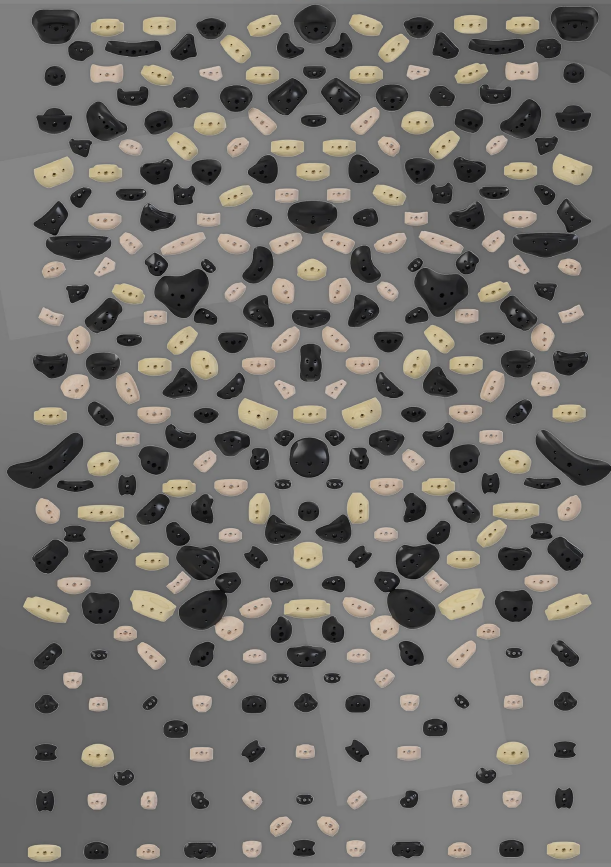
#> input picture Woody.png, 1221 x 1733 px, given in place of S1.png, which was not available (shown at 1/2 size)
$ python 'HOLD FIND ROUTE GENERAQTOR S1 classic settings.py'
#> lines starting #> are read from the running program, lines starting #| are printed output that depends on the picture; after the words box and inside, x2 and y2 are one past the last pixel; in counts of white or black regions, pixels touching at a corner belong together; pictures that were not available may be replaced by others from this repository, and a replacement may not be noted
# -*- coding: utf-8 -*-
"""
Created on Fri Oct 16 17:23:49 2020

@author: Maggie
"""

import cv2
import numpy as np
import PIL
from PIL import ImageEnhance
import random


# Let's load a simple image with 3 black squares

cv2.waitKey(0)

im = PIL.Image.open(r"C:\Users\Maggie\Pictures\Woody pictures\S1.png")
#> im is the input picture: PIL image 1221x1733 RGBA; mean R, G, B, A 115.5, 113.5, 110.2, 255
enhancer = PIL.ImageEnhance.Sharpness(im)
enhanced_im = enhancer.enhance(4.0)
enhanced_im.save(r"C:\Users\Maggie\Pictures\Woody pictures\sharp1.png")

def openImage(path):
    # Open Image
    file_path = path
    img = cv2.imread(file_path,1)

    # Image can be resized to a standard size to speed up processing.
    c = 1000.0/img.shape[0]
    x = int(img.shape[0] * c)
    y = int(img.shape[1] * c)
    img = cv2.resize(img, (y,x))
#> img: shape (1000, 704, 3)

    return img

# Let's load a simple image with 3 black squares
image1 = openImage(r"C:\Users\Maggie\Pictures\Woody pictures\sharp1.png")
image2 = openImage(r"C:\Users\Maggie\Pictures\Woody pictures\sharp1.png")
image3 = openImage(r"C:\Users\Maggie\Pictures\Woody pictures\sharp1.png")
image4 = openImage(r"C:\Users\Maggie\Pictures\Woody pictures\sharp1.png")
image5 = openImage(r"C:\Users\Maggie\Pictures\Woody pictures\S1.png")


image1 = cv2.GaussianBlur(image1, (1, 1), 0)

image1 = cv2.cvtColor(image1, cv2.COLOR_BGR2GRAY)

# Find Canny edges
edged = cv2.Canny(image1, 30, 200)
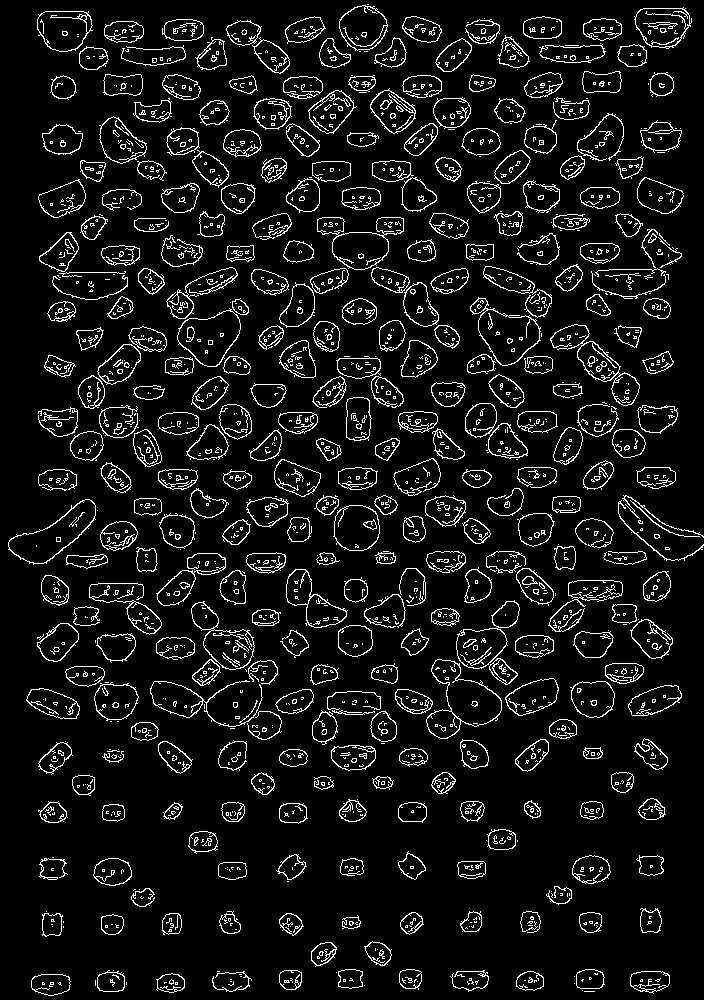
#> edged: shape (1000, 704); 7.9% white in thin lines or dots
cv2.waitKey(0)

# Finding Contours
# Use a copy of the image e.g. edged.copy()
# since findContours alters the image
contours, hierarchy = cv2.findContours(edged,
    cv2.RETR_EXTERNAL, cv2.CHAIN_APPROX_NONE)
#> contours = 670 contours, 368 with area under 20; largest, box (x1, y1, x2, y2) and area: (426, 659, 502, 739) 3151, (470, 297, 541, 366) 2502, (8, 499, 96, 565) 2486, (317, 217, 404, 270) 2446, (177, 308, 241, 367) 2326

#cv2.imshow('Canny Edges After Contouring', edged)
cv2.waitKey(0)

# create hull array for convex hull points
hull = []

# calculate points for each contour
for i in range(len(contours)):

    # creating convex hull object for each contour
    hull.append(cv2.convexHull(contours[i], False))
#> after the loop, hull = 670 contours, 314 with area under 20; largest, box (x1, y1, x2, y2) and area: (426, 659, 502, 739) 4192, (150, 680, 263, 727) 4096, (317, 217, 404, 270) 3384, (550, 324, 640, 406) 3272, (470, 297, 541, 366) 3034


# Draws contours onto a blank canvas
drawing = np.zeros((image1.shape[0], image1.shape[1], 3), np.uint8)

for i in range(len(contours)):

    color_contours = (0, 255, 0) # green - color for contours

    color = (255, 0, 0) # blue - color for convex hull

    # draw ith contour

    #cv2.drawContours(drawing, contours, i, color_contours, 5, 5, hierarchy)

    # draw ith convex hull object

    cv2.drawContours(image2, hull, i, color, 3, 3)
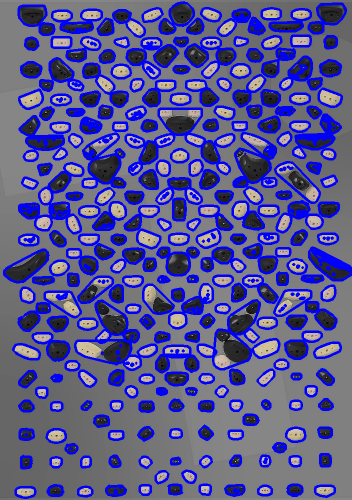
#> image2: shape (1000, 704, 3) (shown at 1/2 size); mean B, G, R 145, 87.2, 88.7

#cv2.imshow("Keypoints", drawing)

cv2.imwrite(r"C:\Users\Maggie\Pictures\Woody pictures\tryout blob.png", image2)

def holddraw(img,img1, n):

#> called with n = 1
    j=0
    while j<n:
        #bluring
        img = cv2.GaussianBlur(img, (3,3), 0)

        #greyscale
        #img = cv2.cvtColor(img, cv2.COLOR_BGR2GRAY)

        #find edges
        edged = cv2.Canny(img, 30, 200)
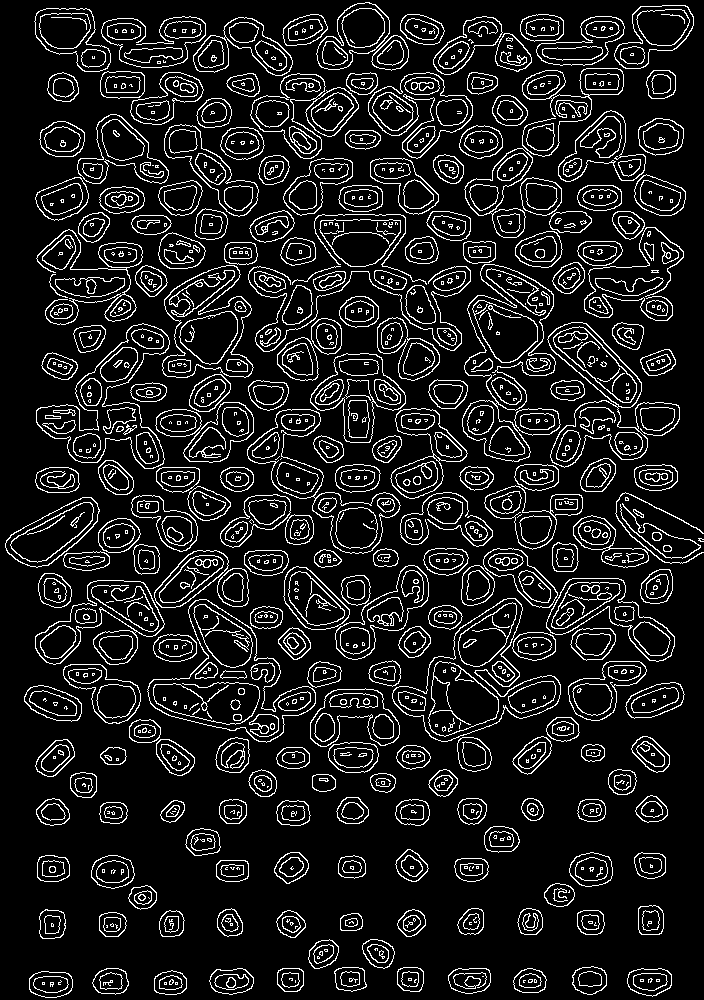
#> edged: shape (1000, 704); 11.3% white in thin lines or dots

        cv2.waitKey(0)

        contours, hierarchy = cv2.findContours(edged,
                                               cv2.RETR_EXTERNAL, cv2.CHAIN_APPROX_NONE)
#> contours = 253 contours, 12 with area under 20; largest, box (x1, y1, x2, y2) and area: (462, 264, 561, 462) 11380, (147, 599, 316, 743) 11107, (392, 598, 561, 742) 11068, (36, 323, 170, 469) 7887, (547, 322, 680, 468) 7308

        # create hull array for convex hull points
        hull = []

        for i in range(len(contours)):

            # creating convex hull object for each contour
            hull.append(cv2.convexHull(contours[i], False))
#> after the loop, hull = 253 contours, 10 with area under 20; largest, box (x1, y1, x2, y2) and area: (248, 266, 471, 352) 18046, (462, 264, 561, 462) 16004, (147, 599, 316, 743) 14712, (392, 598, 561, 742) 14582, (547, 322, 680, 468) 13402

        for i in range(len(contours)):

            color_contours = (0, 255, 0) # green - color for contours

            color = (255, 0, 0) # blue - color for convex hull

            # draw ith contour

            #cv2.drawContours(drawing, contours, i, color_contours, 5, 5, hierarchy)

            # draw ith convex hull object
            img = img1
            cv2.drawContours(img, hull, i, color, 3, 3)
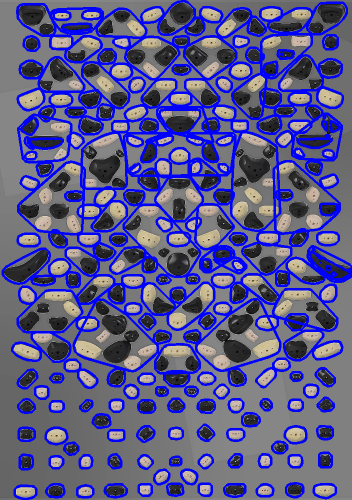
#> img: shape (1000, 704, 3) (shown at 1/2 size); mean B, G, R 140.4, 88.5, 90.4

        j = j+1

    for i in range(len(contours)):
        cv2.drawContours(img1, hull, i ,color, 3, 3)

    #make a hold filter
    print(hull)
#> (printed output is left out)

    holdlocations = []
    holdradius = []
    holdhull =[]
    for cnt in hull:
        (x,y),radius = cv2.minEnclosingCircle(cnt)
        center = (int(x),int(y))
        radius = int(radius)
        holdlocations.append(center)
        holdradius.append(radius)

        print('Contour: centre {},{}, radius {}'.format(x,y,radius))
#> this loop made 253 passes
#> (x, y, radius, center) on passes 1, 3, 4: (50.38, 983.5, 22, (50, 983)), (649.2, 979.5, 22, (649, 979)), (529.6, 982, 16, (529, 981))
#> after the loop, holdlocations = 253 pairs, first value 50 to 700, second value 27 to 984; holdradius = 253 values, max 113 at index 173, min 0 at index 104, mean 24.23

    holds =[holdlocations, holdradius,hull]
    return img1, holds


imageX, holds = holddraw(image2,image3,1)
#> holds = 3 items

print(holds)
print(len(holds[0]))

print(len(holds[1]))

print(len(holds[2]))

def holdsizefilter(holds,rmin,rmax):
#> called with rmin = 16, rmax = 92
    centerf = []
    radiusf = []
    hullf= []
    for i in range(len(holds[0])):
        if holds[1][i]>rmin and holds[1][i]<rmax:
            centerf.append(holds[0][i])
            radiusf.append(holds[1][i])
            hullf.append(holds[2][i])
        i = i+1
#> after the loop, centerf = 170 pairs, first value 50 to 660, second value 27 to 984; hullf = 170 contours; largest, box (x1, y1, x2, y2) and area: (147, 599, 316, 743) 14712, (392, 598, 561, 742) 14582, (547, 322, 680, 468) 13402, (36, 323, 170, 469) 13276, (247, 409, 401, 554) 12262; radiusf = 170 values, max 86 at index 41, min 17 at index 1, mean 29.01
    holdf=[centerf,radiusf,hullf]
    return holdf

holdf = holdsizefilter(holds, 16,92)
#> holdf = 3 items

print(holdf[1])

for i in range(len(holdf[2])):

    color_contours = (0, 25, 0) # green - color for contours
    color = (25, 0, 0) # blue - color for convex hull


    # draw ith convex hull object

    cv2.drawContours(image4, holdf[2], i, color, 3, 3)
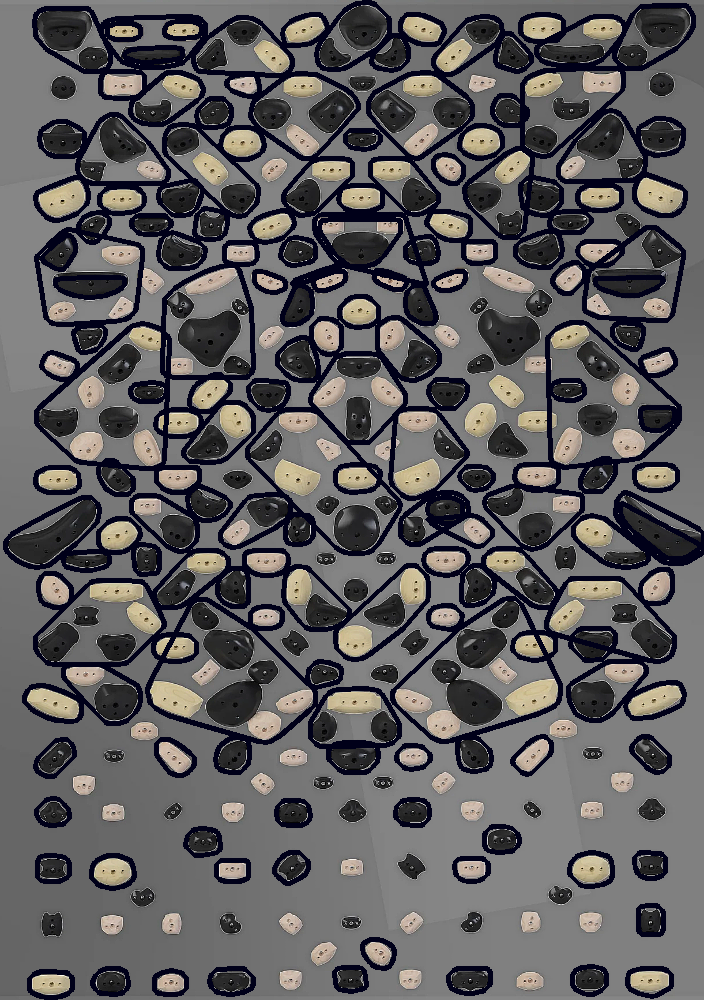
#> image4: shape (1000, 704, 3); mean B, G, R 94.7, 93.5, 95.5


cv2.imwrite(r"C:\Users\Maggie\Pictures\Woody pictures\tryout redrawing2.png", image4)


def numberholds (image, holdf):
	# draw the countour number on the image
    for i in range(len(holdf[2])):
        cv2.putText(image, "#{}".format(i + 1), holdf[0][i], cv2.FONT_HERSHEY_SIMPLEX,
		1.0, (255, 0, 0), 2)
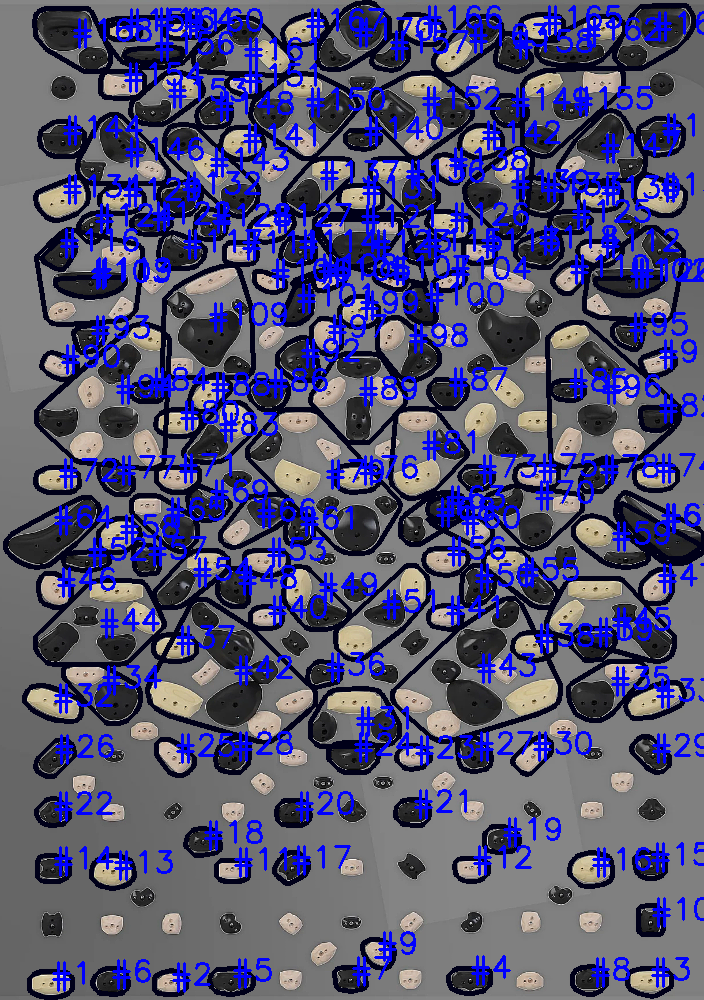
#> image: shape (1000, 704, 3); mean B, G, R 117, 82.2, 83.8
        #return the image with the contour number drawn on it

    return image

imageN = numberholds(image4,holdf)

cv2.imwrite(r"C:\Users\Maggie\Pictures\Woody pictures\tryout numbering.png", imageN)

#X AND Y AND TEH STARTING HOLDS

#this can be improved later. maybe split theta into 3 areas on the board. for now just do one theta until you get random route generation work.ing. Then theta can be improved.

distanceholds30and43=82
h30 = holdf[0][29]
h43= holdf[0][42]
d3043=(((h30[0]-h43[0])**2) + (((h30[1]-h43[1])**np.cos(0.523599))**2))**(1./2.)
theta1=d3043/82
print(theta1)
distanceholds12and30=101
h12=holdf[0][11]
h30 =holdf[0][29]
d1330=((h30[0]-h12[0])**2 + ((h30[1]-h12[1])*np.cos(0.523599))**2)**(1./2.)
theta2=d1330/101
print(theta2)
maxarmspan= 180
maxarmlength = 84

def distanceratio(holds,h1,h2,d):
    ha = holds[0][h1-1]
    hb = holds[0][h2-1]
    dab=(((ha[0]-hb[0])**2) + (((ha[1]-hb[1])**np.cos(0.523599))**2))**(1./2.)
    theta=dab/d
    return theta

xxx= distanceratio(holdf,12,40,170)
print(xxx)

def Mindistancetoholds(point,holds):
    distance=[]
    holdno=[]
    for i in range(len(holds[0])):
        x=holds[0][i][0]
        y=holds[0][i][1]
        d=(((point[0]-x)**2) + ((point[1]-y)**2))**(1./2.)
        distance.append(d)
        holdno.append(i)
    holddist=[distance,holdno]
    minholdno = holddist[0].index(min(holddist[0]))

    return minholdno

def Routemake(holds,image,starthold,armlength):

#> called with starthold = 15, armlength = 99
    start=holds[0][starthold-1]

    X= start[0]
    Y= start[1]

    Xlist= [X]
    Ylist= [Y]
    'the list containing the co ordinates of different holds'
    R= [Xlist,Ylist]
    dmax=int(1.58*armlength)

    while Y>97:

        X = X + random.randint(int(-1.6*dmax) ,int(1.6*dmax))
        Y = Y - random.randint(int(0.5*dmax) ,int(1.5*dmax))

        print(Y)
        z=[X,Y]
        holdchoice=Mindistancetoholds(z,holds)

        R[0] = R[0] + [holds[0][holdchoice][0]]
        R[1] = R[1] + [holds[0][holdchoice][1]]
#> this loop made 5 passes


    return R

a = np.array(Routemake(holdf,image5,15,99))
print(a[0])
print(a[1])
print(a[0][2])
for i in range(len(a[0])):
    cv2.circle(image5, (a[0][i],a[1][i]), 15, (255, 0, 0), 5)
#> this loop made 6 passes

cv2.imwrite(r"C:\Users\Maggie\Pictures\Woody pictures\routemade.png", image5)

$ run again, on Woody.jpeg
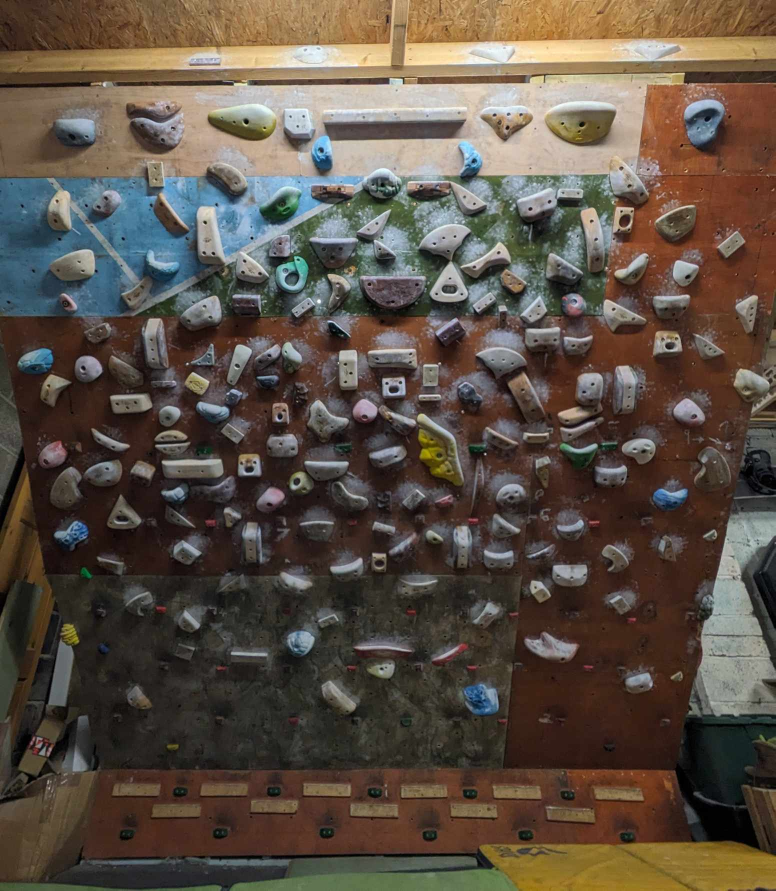
#> input picture Woody.jpeg, 1551 x 1781 px, given in place of S1.png, which was not available (shown at 1/2 size)
#> im is the input picture: PIL image 1551x1781 RGB; mean R, G, B 91.9, 80.2, 69.3
#> `edged = cv2.Canny(image1, 30, 200)`:
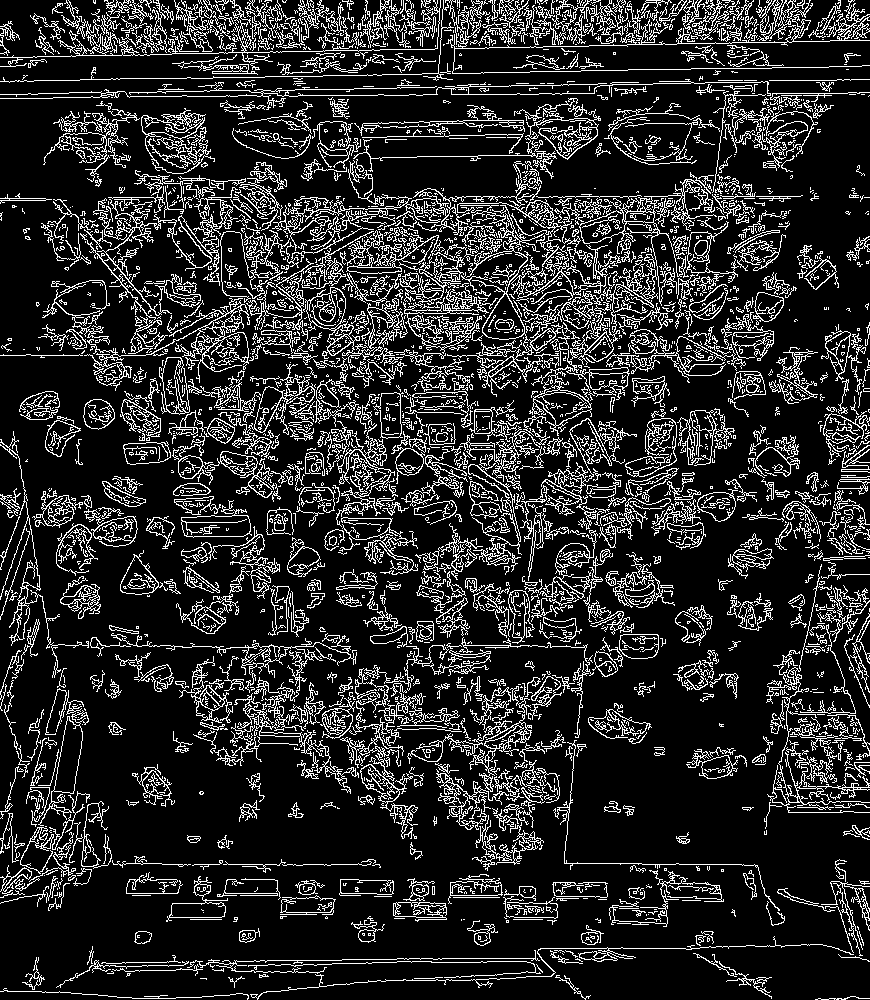
#> edged: shape (1000, 870); 16.3% white in thin lines or dots
#> `contours, hierarchy = cv2.findContours(edged, cv2.RETR_EXTERNAL, cv2.C..`: contours = 2216 contours, 1750 with area under 20; largest, box (x1, y1, x2, y2) and area: (272, 161, 581, 397) 4064, (305, 287, 408, 363) 2246, (579, 172, 717, 306) 1978, (340, 683, 460, 839) 1612, (38, 710, 89, 826) 1559
#> after the loop `for i in range(len(contours)):`: hull = 2216 contours, 1198 with area under 20; largest, box (x1, y1, x2, y2) and area: (272, 161, 581, 397) 44032, (445, 0, 870, 74) 29401, (0, 0, 441, 70) 19560, (0, 0, 454, 83) 19378, (553, 740, 780, 911) 18026
#> in holddraw, `contours, hierarchy = cv2.findContours(edged, cv2.RETR_EXTERNAL, cv2.C..`: contours = 1677 contours, 973 with area under 20; largest, box (x1, y1, x2, y2) and area: (556, 751, 773, 905) 14815, (602, 369, 841, 577) 8640, (2, 435, 86, 675) 7637, (544, 100, 712, 194) 4766, (769, 652, 868, 811) 4216
#> after the loop in holddraw, `for i in range(len(contours)):`: hull = 1677 contours, 687 with area under 20; largest, box (x1, y1, x2, y2) and area: (67, 650, 434, 925) 66006, (0, 857, 870, 988) 54277, (580, 553, 787, 930) 49258, (684, 506, 870, 837) 40254, (602, 369, 841, 577) 35147
#> after the loop in holddraw, `for i in range(len(contours)):`:
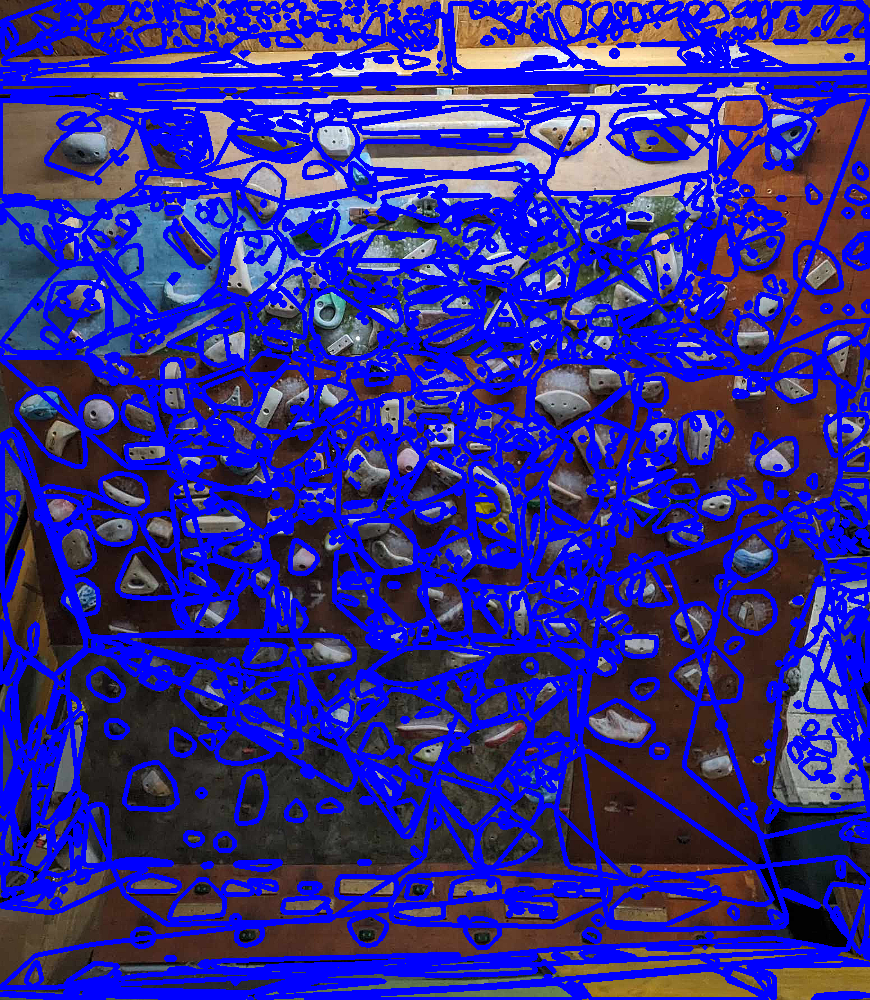
#> img: shape (1000, 870, 3); mean B, G, R 149.2, 42.1, 49
#> (printed output is left out)
#> the loop in holddraw, `for cnt in hull:` made 1677 passes
#> (x, y, radius, center) on passes 3, 4, 6: (51.5, 996.5, 51, (51, 996)), (164.5, 994.5, 80, (164, 994)), (576.5, 990, 11, (576, 990))
#> after the loop in holddraw, `for cnt in hull:`: holdlocations = 1677 pairs, first value 0 to 868, second value 0 to 998; holdradius = 1677 values, max 437 at index 101, min 0 at index 35, mean 11.7
#> holds = 3 items
#> after the loop in holdsizefilter, `for i in range(len(holds[0])):`: centerf = 283 pairs, first value 0 to 866, second value 14 to 997; hullf = 283 contours, 1 with area under 20; largest, box (x1, y1, x2, y2) and area: (0, 100, 153, 219) 14148, (84, 189, 236, 317) 13830, (544, 100, 712, 194) 11141, (769, 652, 868, 811) 10414, (343, 689, 457, 837) 9571; radiusf = 283 values, max 88 at index 272, min 17 at index 15, mean 31.89
#> holdf = 3 items
#> the loop in Routemake, `while Y>97: ` made 5 passes
#> the loop `for i in range(len(a[0])):` made 6 passes
